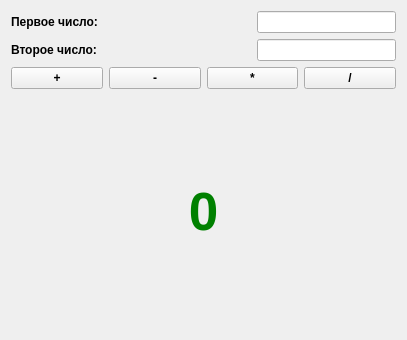
<?xml version="1.0" encoding="UTF-8"?>
<ui version="4.0">
 <class>Form</class>
 <widget class="QWidget" name="Form">
  <property name="geometry">
   <rect>
    <x>0</x>
    <y>0</y>
    <width>407</width>
    <height>340</height>
   </rect>
  </property>
  <property name="windowTitle">
   <string>Form</string>
  </property>
  <layout class="QVBoxLayout" name="verticalLayout">
   <item>
    <layout class="QHBoxLayout" name="horizontalLayout">
     <item>
      <widget class="QLabel" name="label">
       <property name="enabled">
        <bool>true</bool>
       </property>
       <property name="minimumSize">
        <size>
         <width>100</width>
         <height>0</height>
        </size>
       </property>
       <property name="font">
        <font>
         <bold>true</bold>
        </font>
       </property>
       <property name="text">
        <string>Первое число:</string>
       </property>
      </widget>
     </item>
     <item>
      <spacer name="horizontalSpacer">
       <property name="orientation">
        <enum>Qt::Orientation::Horizontal</enum>
       </property>
       <property name="sizeHint" stdset="0">
        <size>
         <width>40</width>
         <height>20</height>
        </size>
       </property>
      </spacer>
     </item>
     <item>
      <widget class="QLineEdit" name="lineEdit"/>
     </item>
    </layout>
   </item>
   <item>
    <layout class="QHBoxLayout" name="horizontalLayout_2">
     <item>
      <widget class="QLabel" name="label_2">
       <property name="minimumSize">
        <size>
         <width>100</width>
         <height>0</height>
        </size>
       </property>
       <property name="font">
        <font>
         <bold>true</bold>
        </font>
       </property>
       <property name="text">
        <string>Второе число:</string>
       </property>
      </widget>
     </item>
     <item>
      <spacer name="horizontalSpacer_2">
       <property name="orientation">
        <enum>Qt::Orientation::Horizontal</enum>
       </property>
       <property name="sizeHint" stdset="0">
        <size>
         <width>40</width>
         <height>20</height>
        </size>
       </property>
      </spacer>
     </item>
     <item>
      <widget class="QLineEdit" name="lineEdit_2"/>
     </item>
    </layout>
   </item>
   <item>
    <layout class="QHBoxLayout" name="horizontalLayout_3">
     <item>
      <widget class="QPushButton" name="pushButton">
       <property name="font">
        <font>
         <bold>true</bold>
        </font>
       </property>
       <property name="text">
        <string>+</string>
       </property>
      </widget>
     </item>
     <item>
      <widget class="QPushButton" name="pushButton_2">
       <property name="font">
        <font>
         <bold>true</bold>
        </font>
       </property>
       <property name="text">
        <string>-</string>
       </property>
      </widget>
     </item>
     <item>
      <widget class="QPushButton" name="pushButton_3">
       <property name="font">
        <font>
         <bold>true</bold>
        </font>
       </property>
       <property name="text">
        <string>*</string>
       </property>
      </widget>
     </item>
     <item>
      <widget class="QPushButton" name="pushButton_4">
       <property name="font">
        <font>
         <bold>true</bold>
        </font>
       </property>
       <property name="text">
        <string>/</string>
       </property>
      </widget>
     </item>
    </layout>
   </item>
   <item>
    <widget class="QLabel" name="label_4">
     <property name="font">
      <font>
       <pointsize>40</pointsize>
       <bold>true</bold>
      </font>
     </property>
     <property name="styleSheet">
      <string notr="true">color: rgb(0, 128, 0);</string>
     </property>
     <property name="text">
      <string>0</string>
     </property>
     <property name="alignment">
      <set>Qt::AlignmentFlag::AlignCenter</set>
     </property>
    </widget>
   </item>
  </layout>
 </widget>
 <resources/>
 <connections/>
</ui>
